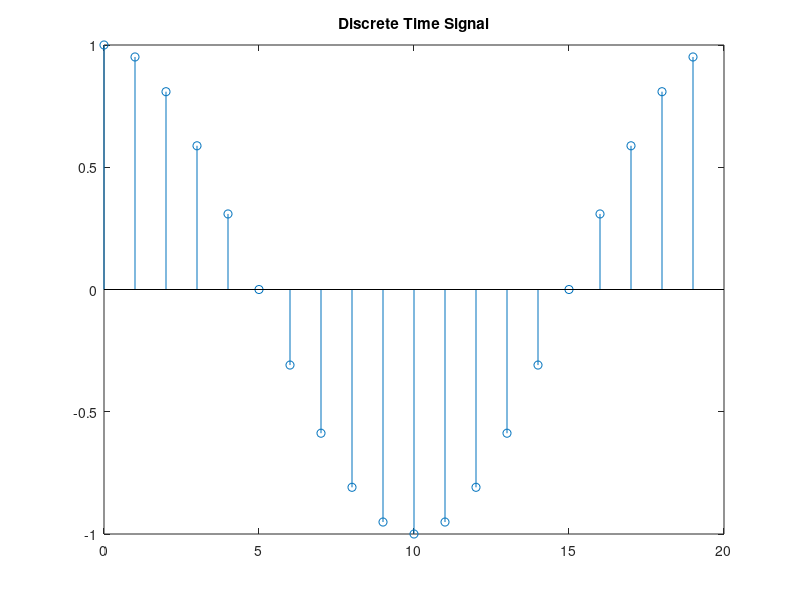

The MATLAB script that drew this image:
n = 0:1:19;
xn = cos(2*pi*n/20);

stem(n, xn);
title('Discrete Time Signal'); 

abs_xn_2 = abs(xn).^2; % take absolute square of signal 

N = 20; % length of interval 
delta_n = 1; % interval duration
pxt = sum(abs_xn_2)*delta_n/N % power of given signal 
